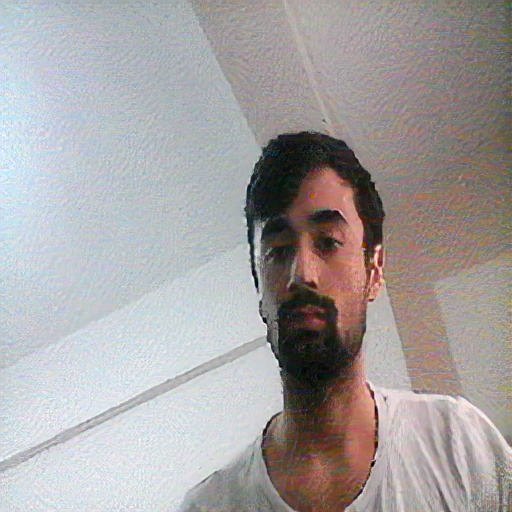
#> input picture denoising_images/HR _image.png, 512 x 512 px
$ jupyter execute denoising.ipynb   (shell and % lines are left out)
#> lines starting #> are read from the running program, lines starting #| are printed output that depends on the picture
[cell 1]
import cv2
import numpy as np

[cell 2]
img = cv2.imread("./HR _image.png")
#> img is the input picture: shape (512, 512, 3); mean B, G, R 162.2, 162, 166.3

[cell 3]
denoise_1 = cv2.fastNlMeansDenoisingColored(img, None, 3, 3, 7, 21)

[cell 4]
denoise_2 = cv2.fastNlMeansDenoisingColored(img, None, 5, 5, 7, 21)

[cell 5]
denoise_3 = cv2.fastNlMeansDenoisingColored(img, None, 15, 15, 7, 21)
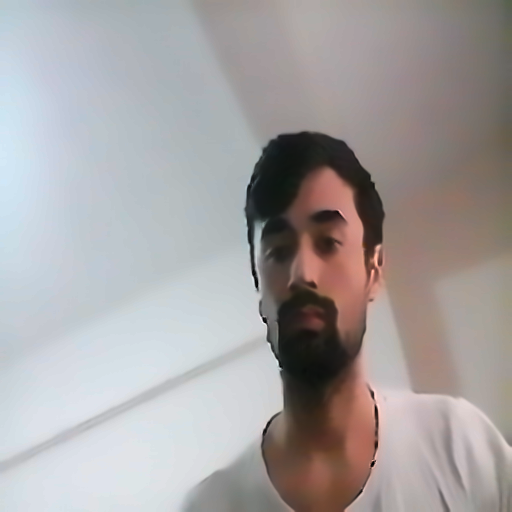
#> denoise_3: shape (512, 512, 3); mean B, G, R 161.7, 161.7, 166

[cell 6]
cv2.imwrite('image_1.png', denoise_1)
cv2.imwrite('image_2.png', denoise_2)
cv2.imwrite('image_3.png', denoise_3)
#> Out = True
